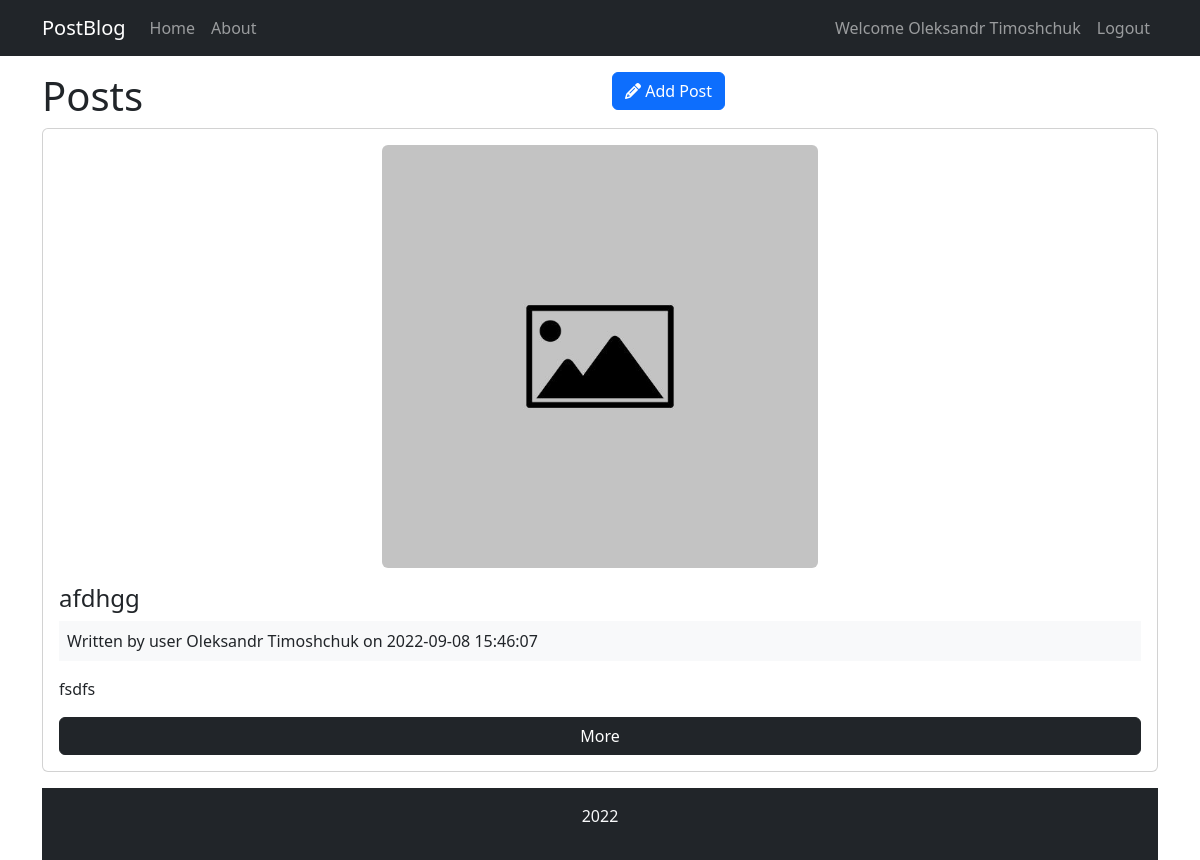
/posts (signed in), run on an earlier commit of the app's database.
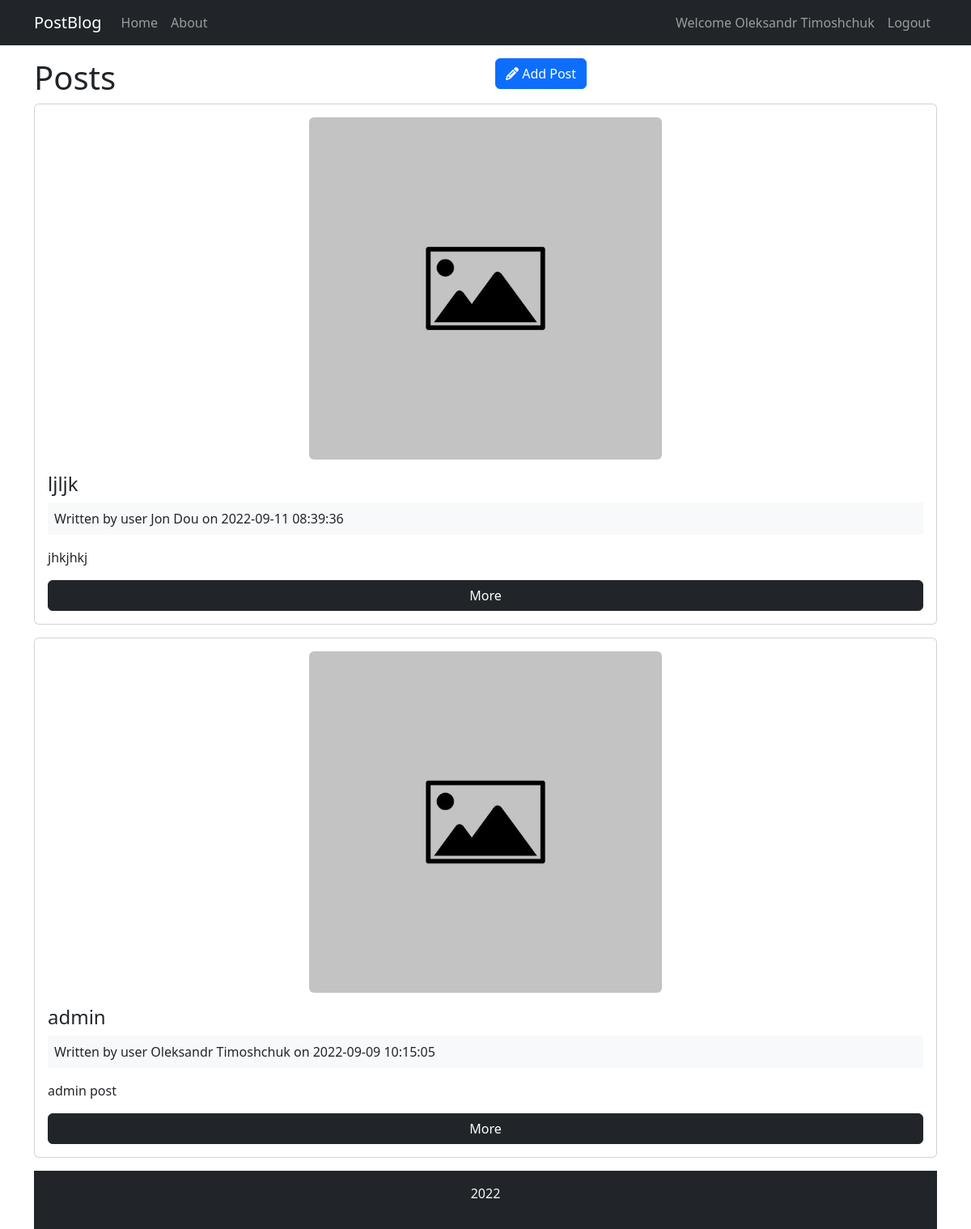
And on a later commit of the database.
### tables this page shows
CREATE TABLE `posts` (
  `id` int(11) NOT NULL,
  `user_id` int(11) NOT NULL,
  `image` varchar(500) NOT NULL,
  `title` varchar(255) NOT NULL,
  `body` text NOT NULL,
  `created_at` datetime NOT NULL DEFAULT current_timestamp()
);

CREATE TABLE `users` (
  `id` int(11) NOT NULL,
  `name` varchar(255) NOT NULL,
  `email` varchar(255) NOT NULL,
  `password` varchar(255) NOT NULL,
  `created_at` datetime NOT NULL DEFAULT current_timestamp(),
  `is_admin` tinyint(1) NOT NULL
);

### app/controllers/Posts.php (called while the page is built, shortened)
<?php
class Posts extends Controller
{
	public function __construct()
	{
		$this->postModel = $this->model("Post");
	}
	public function index()
	{
		$posts = $this->postModel->getPosts();
		$data = [
			"posts" => $posts
		];
		$this->view("posts/index", $data);
	}
}

### app/libraries/Core.php (called while the page is built, shortened)
<?php
class Core
{
	protected $currentMethod = "index";
	public function __construct()
	{
		$url = $this->getUrl();
		if (!empty($url[0]) && file_exists("../app/controllers/" . ucwords($url[0]) . ".php")) {
			unset($url[0]);
		}
		$this->currentController = new $this->currentController;
		$this->params = $url ? array_values($url) : [];
		call_user_func_array([$this->currentController, $this->currentMethod], $this->params);
	}
	public function getUrl()
	{
		if (isset($_GET["url"])) {
			$url = rtrim($_GET["url"], "/");
			$url = filter_var($url, FILTER_SANITIZE_URL);
			$url = explode("/", $url);
			return $url;
		}
	}
}

### public/index.php (called while the page is built, shortened)
<?php
$init = new Core();

### app/libraries/Database.php (called while the page is built, shortened)
<?php
class Database
{
	private $host = DB_HOST;
	private $user = DB_USER;
	private $pass = DB_PASS;
	private $dbname = DB_NAME;
	private $dbh;
	private $stmt;
	public function __construct()
	{
		$dsn = "mysql:host:={$this->host}; dbname={$this->dbname}";
		$options = array(
			PDO::ATTR_PERSISTENT => true,
			PDO::ATTR_ERRMODE => PDO::ERRMODE_EXCEPTION
		);
		try {
			$this->dbh = new PDO($dsn, $this->user, $this->pass, $options);
		} catch (PDOException $e) {
			$this->error = $e->getMessage();
			echo $this->error;
		}
	}
	public function query($sql)
	{
		$this->stmt = $this->dbh->prepare($sql);
	}
	public function execute()
	{
		return $this->stmt->execute();
	}
	public function resultSet()
	{
		$this->execute();
		return $this->stmt->fetchAll(PDO::FETCH_OBJ);
	}
}

### app/models/Post.php (called while the page is built, shortened)
<?php
class Post
{
	private $db;
	public function __construct()
	{
		$this->db = new Database;
	}
	public function getPosts()
	{
		$this->db->query("SELECT *, posts.id as postId, users.id as userId,
		posts.created_at as postCreated, users.created_at as userCreated
		FROM posts INNER JOIN users ON posts.user_id = users.id
		ORDER BY posts.created_at DESC");
		$results = $this->db->resultSet();
		return $results;
	}
}

### app/views/posts/index.php (the view, shortened to what this page needs)
<?php require APPROOT . "/views/inc/header.php"; ?>
<div class="row">
	<div class="col-md-6">
		<h1>Posts</h1>
	</div>
	<div class="col-md-6">
		<a href="<?php echo URLROOT ?>/posts/add" class="btn btn-primary pull-right">
			<i class="fa fa-pencil"></i> Add Post
		</a>
	</div>
</div>
<?php foreach ($data['posts'] as $post) : ?>
	<div class="card card-body mb-3">
		<div class="row mb-3">
			<div class="col-5 mx-auto">
				<img class="img-fluid rounded" src="<?php echo $post->image ? URLROOT . '/uploads/img/' . $post->image : URLROOT . '/uploads/img/default-image.jpg'; ?>" alt="Post image">
			</div>
		</div>
		<h4 class="card-title">
			<?php echo $post->title; ?>
		</h4>
		<div class="bg-light p-2 mb-3">
			Written by user <?php echo $post->name . " on " . $post->postCreated; ?>
		</div>
		<p class="card-text"><?php echo $post->body; ?></p>
		<a href="<?php echo URLROOT; ?>/posts/show/<?php echo $post->postId; ?>" class="btn btn-dark">More</a>
	</div>
<?php endforeach; ?>
<?php require APPROOT . "/views/inc/footer.php"; ?>

### app/libraries/Controller.php (shortened to what this page needs)
<?php
class Controller
{
	public function view($view, $data = [])
	{
		if (file_exists("../app/views/" . $view . ".php")) {
			require_once "../app/views/" . $view . ".php";
		} else {
			die("View does not exist");
		}
	}
}

### app/views/inc/header.php (shortened to what this page needs)
<!DOCTYPE html>
<html lang="en">
<head>
	<link rel="stylesheet" href="https://cdnjs.cloudflare.com/ajax/libs/font-awesome/6.2.0/css/all.min.css" />
	<link href="https://cdn.jsdelivr.net/npm/bootstrap@5.2.0/dist/css/bootstrap.min.css" rel="stylesheet">
	<link rel="stylesheet" href="<?php echo URLROOT; ?>/css/style.css">
</head>
<body>
	<?php require APPROOT . "/views/inc/navbar.php"; ?>
	<div class="container">

### app/views/inc/navbar.php (shortened to what this page needs)
<nav class="navbar navbar-expand-lg navbar-dark bg-dark mb-3">
	<div class="container">
		<a class="navbar-brand" href="<?php echo URLROOT; ?>"><?php echo SITENAME; ?></a>
		<div class="collapse navbar-collapse" id="navbarCollapse">
			<ul class="navbar-nav me-auto mb-2 mb-md-0">
				<li class="nav-item">
					<a class="nav-link" aria-current="page" href="<?php echo URLROOT; ?>">Home</a>
				</li>
				<li class="nav-item">
					<a class="nav-link" href="<?php echo URLROOT; ?>/pages/about">About</a>
				</li>
			</ul>
			<ul class="navbar-nav ml-auto">
				<?php if (isset($_SESSION['user_id'])) : ?>
					<li class="nav-item">
						<a class="nav-link" aria-current="page" href="#">Welcome <?php echo $_SESSION["user_name"] ?></a>
					</li>
					<li class="nav-item">
						<a class="nav-link" aria-current="page" href="<?php echo URLROOT; ?>/users/logout">Logout</a>
					</li>
				<?php endif; ?>
			</ul>
		</div>
	</div>
</nav>

### app/views/inc/footer.php (shortened to what this page needs)
<footer class="p-3 mt-3 text-center bg-dark text-light">
  <p><?php echo date("Y");?></p>
</footer>
</body>
</html>

What changed in the data, as far as the page shows it:
removed posts: title "afdhgg", user.name "Oleksandr Timoshchuk", created_at "2022-09-08 15:46:07", body "fsdfs"
added posts: title "ljljk", user.name "Jon Dou", created_at "2022-09-11 08:39:36", body "jhkjhkj"
added posts: title "admin", user.name "Oleksandr Timoshchuk", created_at "2022-09-09 10:15:05", body "admin post"
